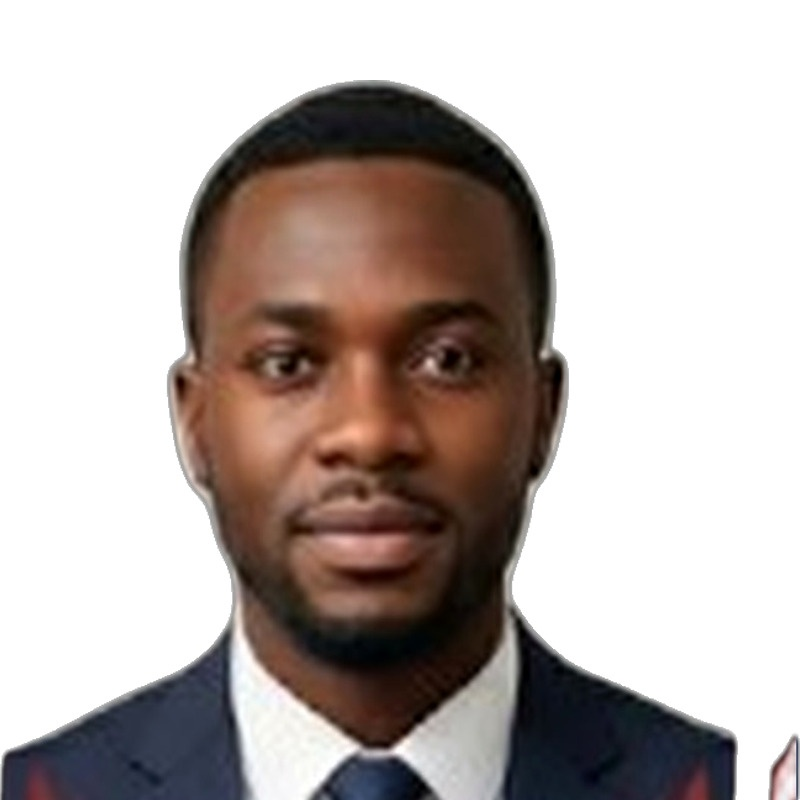
#> input picture scripts/_id_check/from_account_photo.jpg, 800 x 800 px; its folder holds only this picture in this run
$ python -i test_id_photo_pipeline.py   (imports and definitions only)
#> lines starting #> are read from the running program, lines starting #| are printed output that depends on the picture; after the words box and inside, x2 and y2 are one past the last pixel; in counts of white or black regions, pixels touching at a corner belong together
#> further down, picture is the input picture: PIL image 800x800 RGB; mean R, G, B 186.1, 176.6, 173.1
"""ID photo cleanup — synthetic images only, no rembg / no student PII."""
import io
import os
import unittest
from unittest import mock

from PIL import Image, ImageChops, ImageDraw

from app import (
    ID_PHOTO_OUTPUT_PX,
    ID_PHOTO_REMBG_FAIL_MESSAGE,
    _ID_PHOTO_ALPHA_CLEAR,
    _ID_PHOTO_ALPHA_OPAQUE,
    _ID_PHOTO_DENOISE_MIX,
    _ID_PHOTO_ERODE_PX,
    _ID_PHOTO_FEATHER_PX,
    _ID_PHOTO_HEAD_SHOULDERS_RATIO,
    _ID_PHOTO_HEADROOM_FRAC,
    _ID_PHOTO_JPEG_QUALITY,
    _ID_PHOTO_SUBJECT_FRINGE,
    _ID_PHOTO_UNSHARP_PERCENT,
    _ID_PHOTO_WHITE_LUMA,
    _composite_id_cutout_on_white,
    _cover_subject_keep_head,
    _edge_columns_uniformly_white,
    _finish_id_portrait,
    _fit_subject_on_white_square,
    _id_photo_edge_white_frac,
    _id_photo_is_face_only_square,
    _lower_third_side_columns_white,
    _lower_third_white_frac,
    _refine_id_photo_surface,
    _save_id_photo_jpeg,
    _studio_even_light_id_photo,
    _studio_even_light_lut,
    _corners_near_white,
    _id_photo_already_usable_hs,
    _id_photo_needs_background_removal,
    _process_id_card_image_bytes,
    _subject_bbox,
    _top_corners_near_white,
)


# [65 lines left out: functions _all_white_edge_columns, _hard_cutout, _punch_interior_alpha, _standing_student, _outdoor_student, not called in this run]


def _fake_rembg_cutout(img, disable_on_fail=True, **_kwargs):
    """Keep dark skin / black shirt; drop blue-wall and brown-structure pixels."""
#> called with disable_on_fail = True
    rgb = img.convert('RGB')
    red, green, _blue = rgb.split()
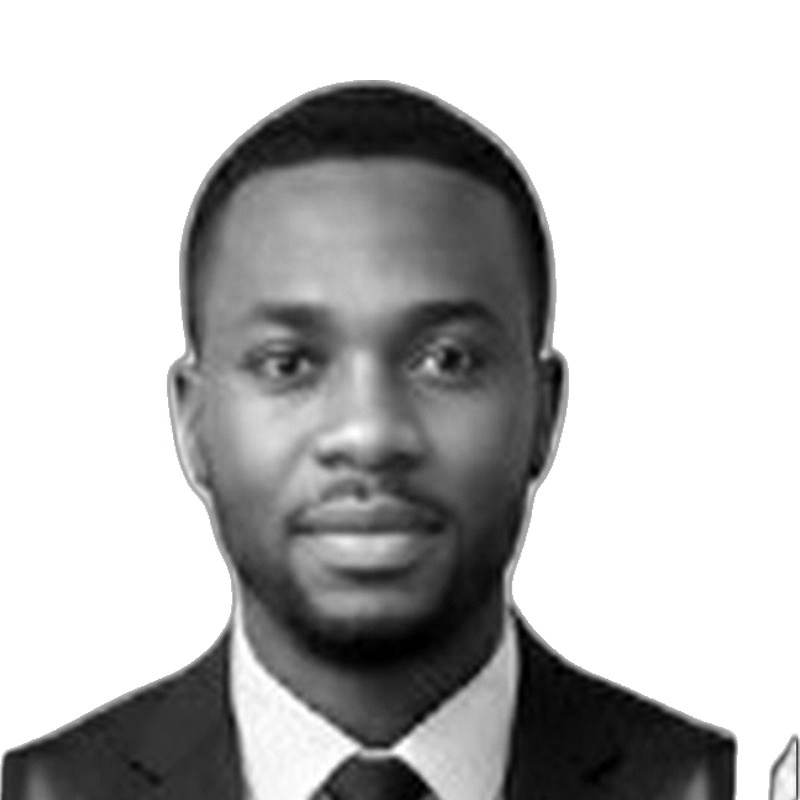
#> red: PIL image 800x800 L; min 0, max 255, mean 186.1
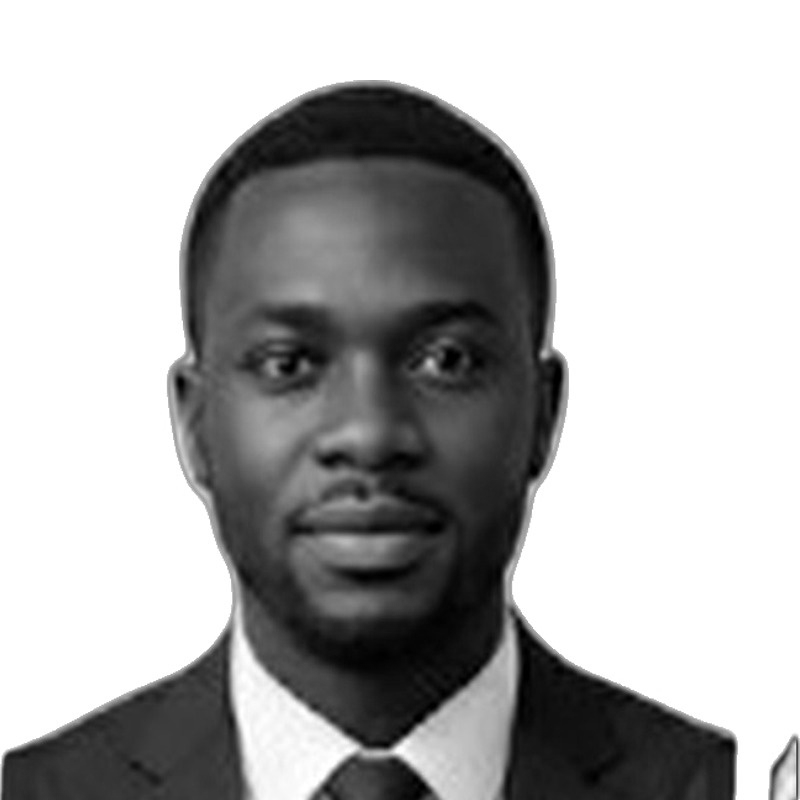
#> green: PIL image 800x800 L; min 0, max 255, mean 176.6
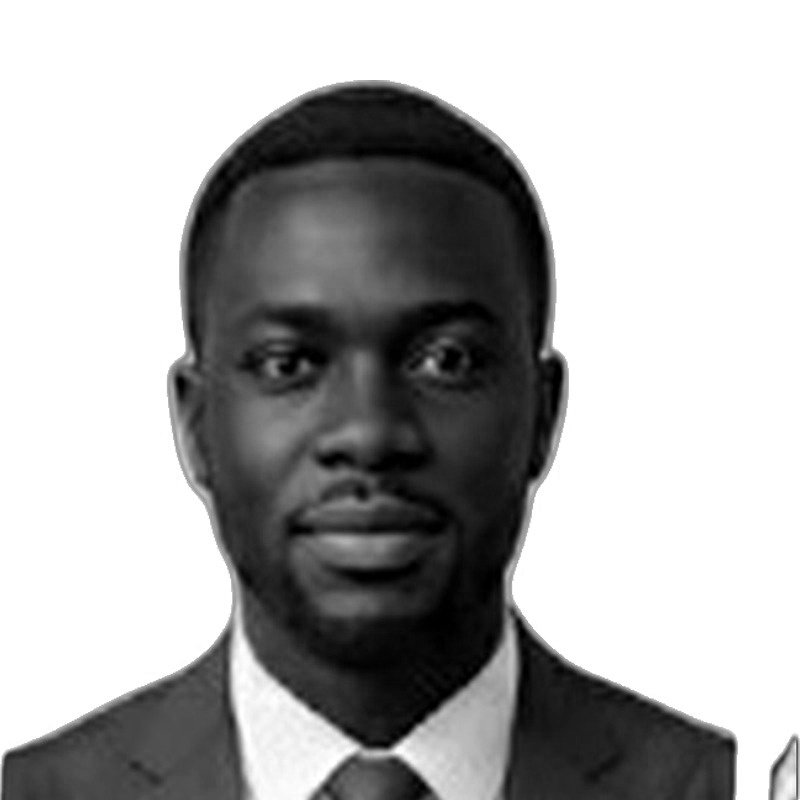
#> _blue: PIL image 800x800 L; min 0, max 255, mean 173.1
    mask = ImageChops.multiply(
        red.point(lambda value: 255 if value < 90 else 0),
        green.point(lambda value: 255 if value < 80 else 0),
    )
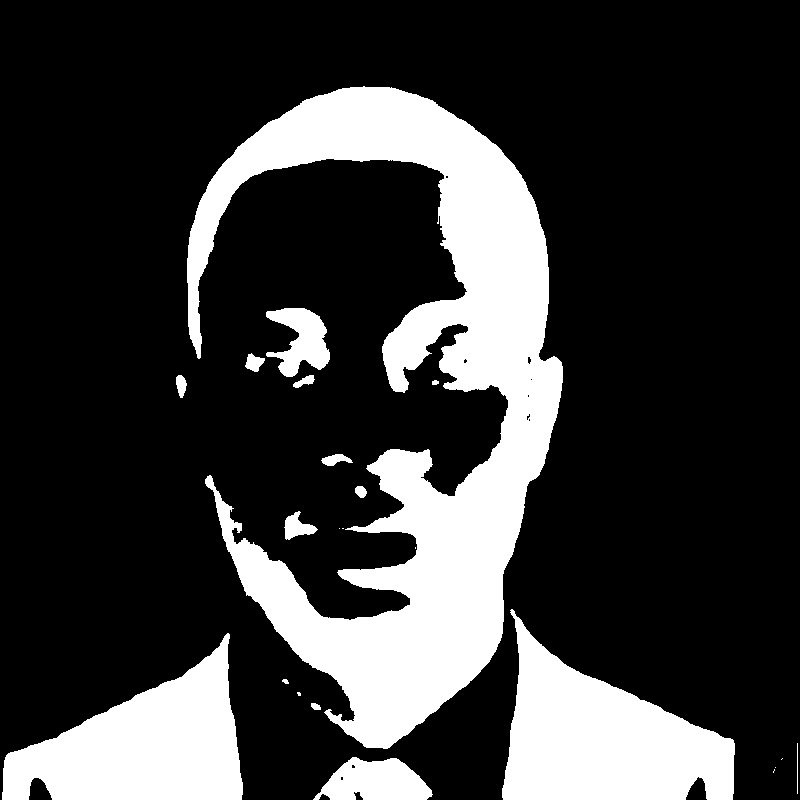
#> mask: PIL image 800x800 L; 22.5% white; 22 white regions (7 under 20 px), largest, box (x1, y1, x2, y2) and area: (187, 86, 563, 749) 90049, (502, 609, 735, 800) 24469, (2, 633, 243, 800) 22040
    rgba = rgb.convert('RGBA')
    rgba.putalpha(mask)
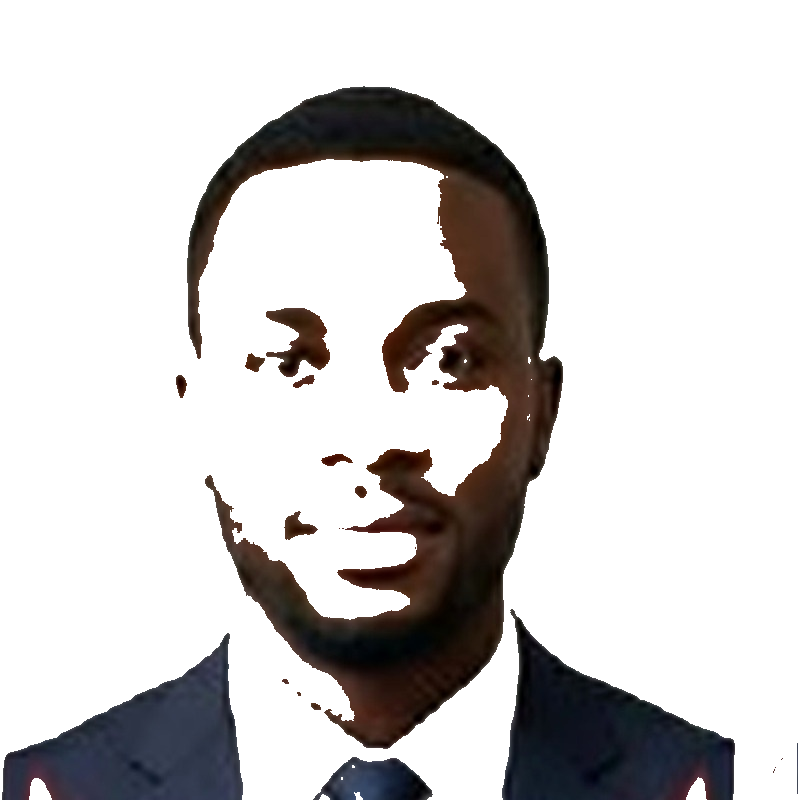
#> rgba: PIL image 800x800 RGBA; mean R, G, B, A 186.1, 176.6, 173.1, 57.5; transparent parts drawn white
    return rgba


def _is_brown_head(pixel):
    return pixel[0] > 120 and pixel[0] > pixel[2] and sum(pixel) / 3.0 < 220


def _is_navy_shirt(pixel):
    return pixel[2] > pixel[0] and pixel[1] < 80 and sum(pixel) / 3.0 < 140


class IdPhotoPipelineTestCase(unittest.TestCase):
    # [716 lines left out: functions test_feather_blends_silhouette_into_white, test_interior_mid_alpha_is_not_punched, test_enclosed_transparent_hole_is_filled, test_silhouette_is_not_eroded_away, test_shadow_lift_is_disabled, test_denoise_leaves_white_and_does_not_bleach and 31 more, not called in this run]


# [2 lines not run here, left out]

>>> from PIL import Image
>>> picture = Image.open('scripts/_id_check/from_account_photo.jpg')
>>> result = _fake_rembg_cutout(picture)

$ run again, on scripts/_id_check/faint_sig.png
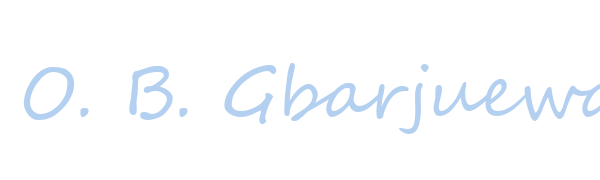
#> input picture scripts/_id_check/faint_sig.png, 600 x 180 px
#> picture is the input picture: PIL image 600x180 RGBA; mean R, G, B, A 244.9, 248.7, 253.1, 8.6
#> in _fake_rembg_cutout, `rgb = img.convert('RGB')`:
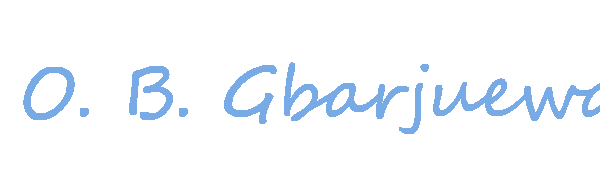
#> rgb: PIL image 600x180 RGB; mean R, G, B 244.9, 248.7, 253.1
#> in _fake_rembg_cutout, `red, green, _blue = rgb.split()`:
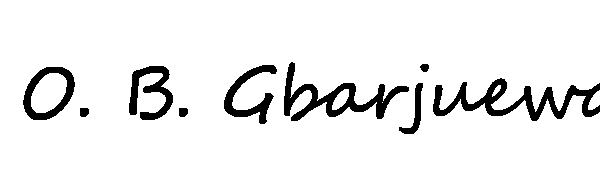
#> red: PIL image 600x180 L; values 120 (black) and 255 (white), 92.5% white; 9 black regions, largest, box (x1, y1, x2, y2) and area: (433, 78, 600, 121) 2355, (284, 62, 409, 121) 2004, (129, 66, 173, 120) 1098
#> mask: PIL image 600x180 L; every value is 0

$ run again, on scripts/_id_check/staff_card_design.png
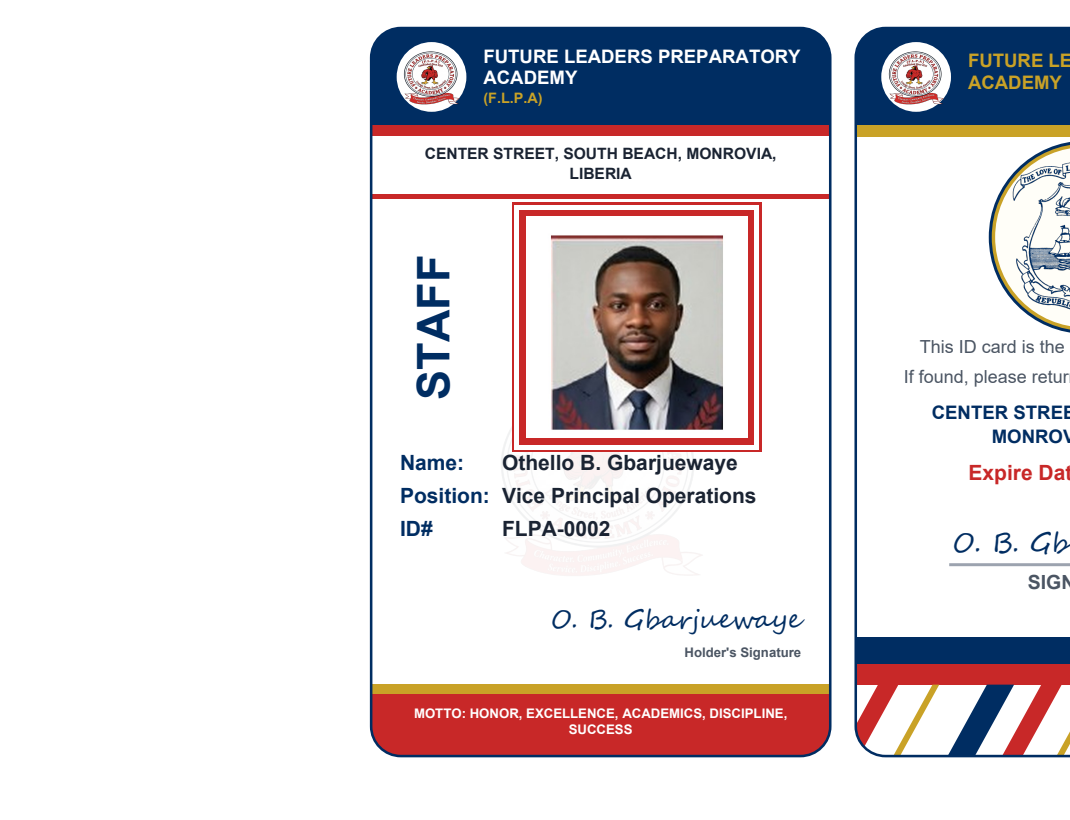
#> input picture scripts/_id_check/staff_card_design.png, 1070 x 820 px
#> picture is the input picture: PIL image 1070x820 RGB; mean R, G, B 222.3, 216.3, 219.5
#> in _fake_rembg_cutout, `mask = ImageChops.multiply( red.point(lambda value: 255 if value < 90 ..`:
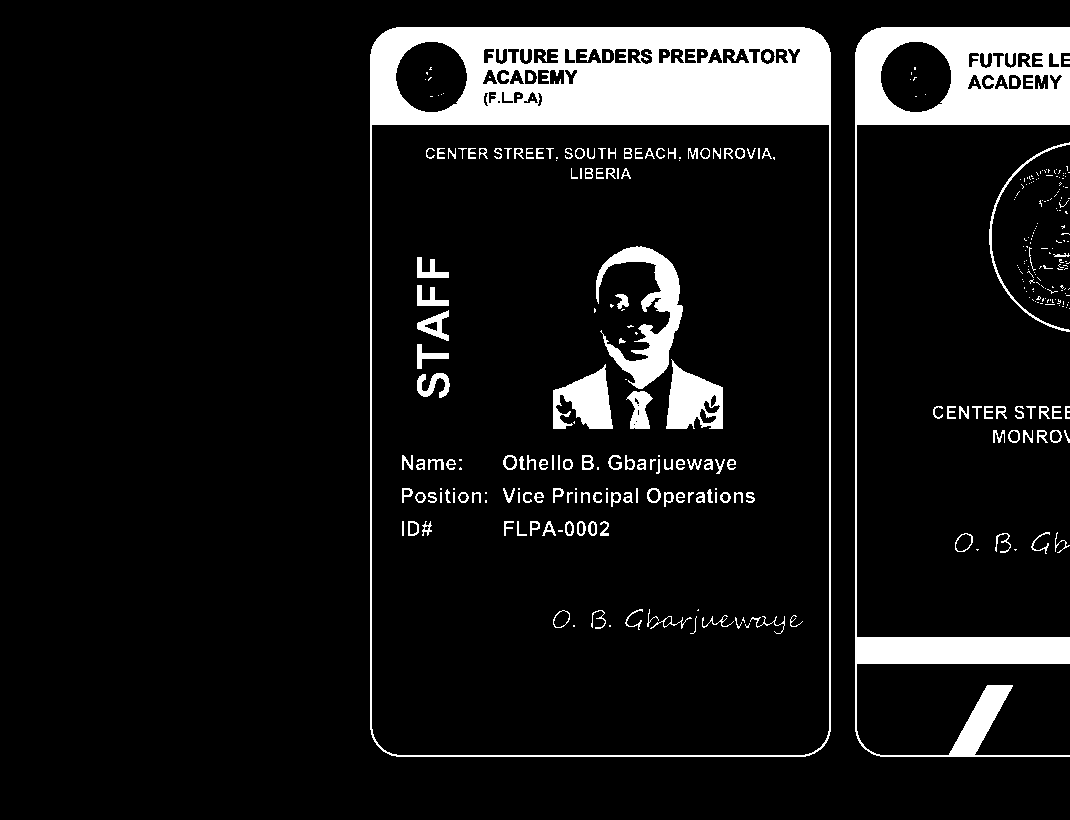
#> mask: PIL image 1070x820 L; 9.8% white; 354 white regions (201 under 20 px), largest, box (x1, y1, x2, y2) and area: (370, 27, 831, 757) 40408, (855, 27, 1070, 757) 24745, (596, 246, 683, 389) 4419
#> in _fake_rembg_cutout, `rgba.putalpha(mask)`:
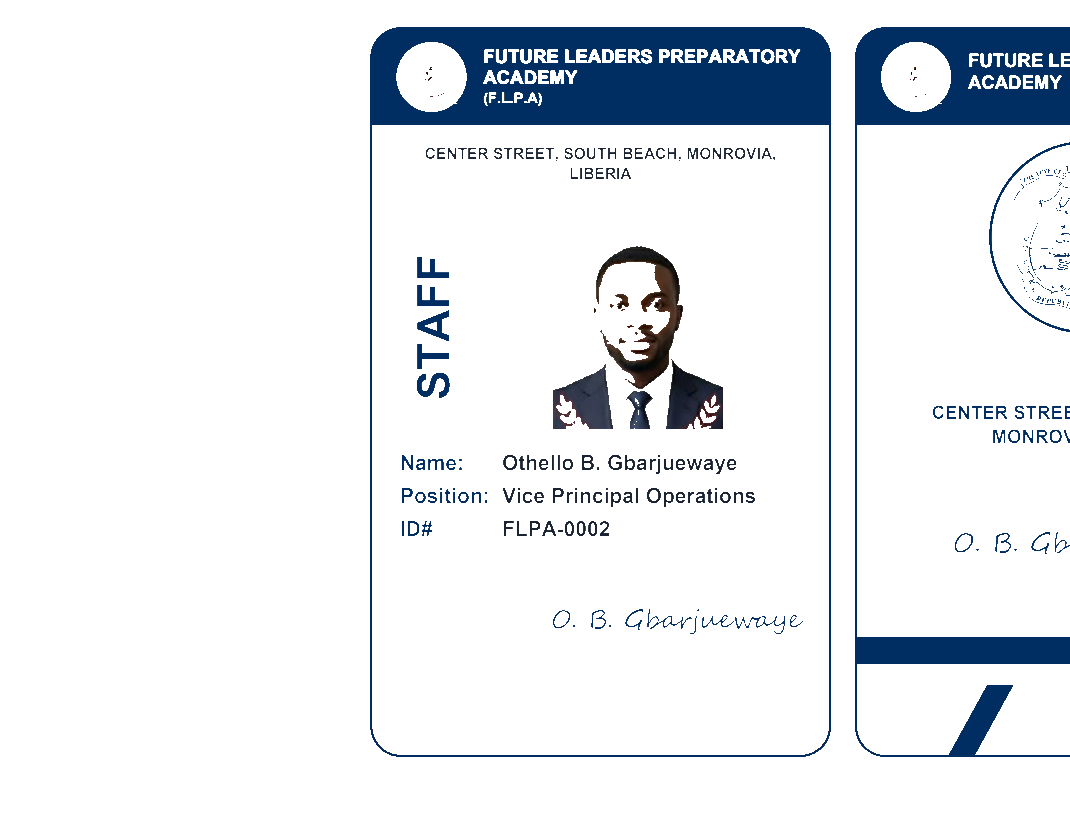
#> rgba: PIL image 1070x820 RGBA; mean R, G, B, A 222.3, 216.3, 219.5, 25; transparent parts drawn white
